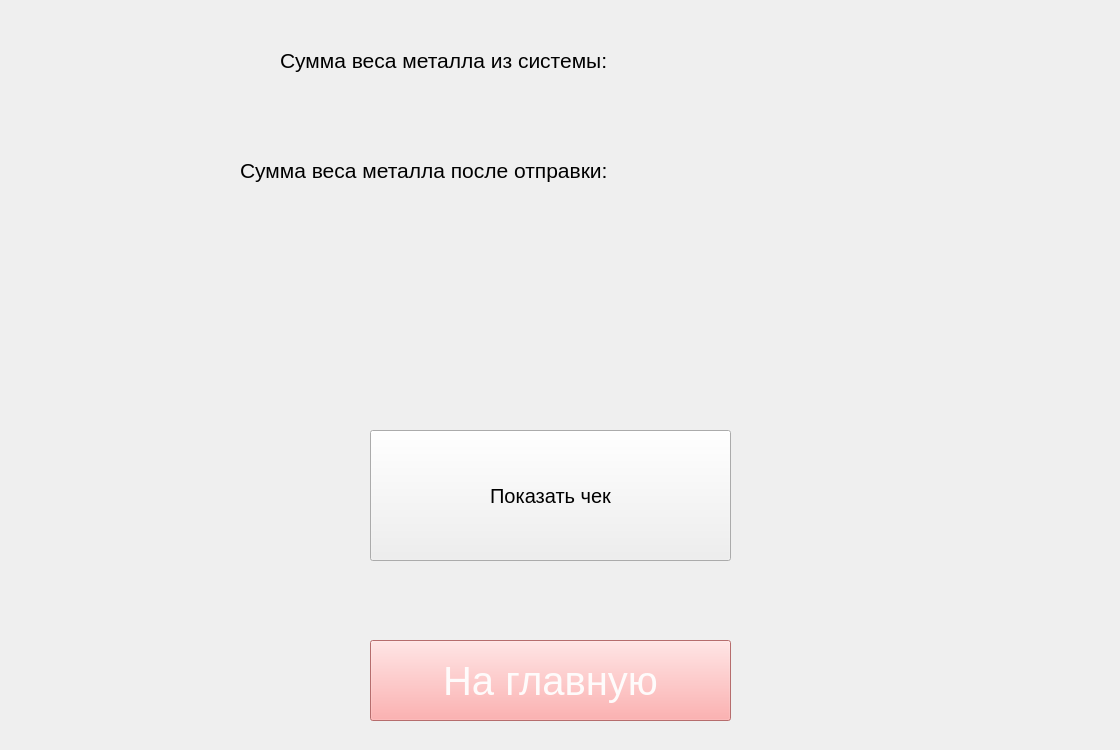
<?xml version="1.0" encoding="UTF-8"?>
<ui version="4.0">
 <class>Form</class>
 <widget class="QWidget" name="Form">
  <property name="geometry">
   <rect>
    <x>0</x>
    <y>0</y>
    <width>1120</width>
    <height>750</height>
   </rect>
  </property>
  <property name="windowTitle">
   <string>Form</string>
  </property>
  <widget class="QLabel" name="label">
   <property name="geometry">
    <rect>
     <x>280</x>
     <y>40</y>
     <width>330</width>
     <height>40</height>
    </rect>
   </property>
   <property name="font">
    <font>
     <pointsize>16</pointsize>
    </font>
   </property>
   <property name="text">
    <string>Сумма веса металла из системы:</string>
   </property>
  </widget>
  <widget class="QLabel" name="label_weightSys">
   <property name="geometry">
    <rect>
     <x>620</x>
     <y>40</y>
     <width>330</width>
     <height>40</height>
    </rect>
   </property>
   <property name="font">
    <font>
     <pointsize>16</pointsize>
    </font>
   </property>
   <property name="text">
    <string/>
   </property>
  </widget>
  <widget class="QLabel" name="label_2">
   <property name="geometry">
    <rect>
     <x>240</x>
     <y>150</y>
     <width>371</width>
     <height>40</height>
    </rect>
   </property>
   <property name="font">
    <font>
     <pointsize>16</pointsize>
    </font>
   </property>
   <property name="text">
    <string>Сумма веса металла после отправки:</string>
   </property>
  </widget>
  <widget class="QLabel" name="label_weight">
   <property name="geometry">
    <rect>
     <x>620</x>
     <y>150</y>
     <width>330</width>
     <height>40</height>
    </rect>
   </property>
   <property name="font">
    <font>
     <pointsize>16</pointsize>
    </font>
   </property>
   <property name="text">
    <string/>
   </property>
  </widget>
  <widget class="QLabel" name="label_weightDiff">
   <property name="geometry">
    <rect>
     <x>214</x>
     <y>270</y>
     <width>621</width>
     <height>40</height>
    </rect>
   </property>
   <property name="font">
    <font>
     <pointsize>16</pointsize>
    </font>
   </property>
   <property name="text">
    <string/>
   </property>
   <property name="alignment">
    <set>Qt::AlignCenter</set>
   </property>
  </widget>
  <widget class="QPushButton" name="btn_goBack">
   <property name="geometry">
    <rect>
     <x>370</x>
     <y>640</y>
     <width>361</width>
     <height>81</height>
    </rect>
   </property>
   <property name="font">
    <font>
     <pointsize>30</pointsize>
    </font>
   </property>
   <property name="styleSheet">
    <string notr="true">background-color: rgb(255, 153, 153);
color: rgb(254, 251, 251);</string>
   </property>
   <property name="text">
    <string>На главную</string>
   </property>
  </widget>
  <widget class="QPushButton" name="btn_showCheque">
   <property name="geometry">
    <rect>
     <x>370</x>
     <y>430</y>
     <width>361</width>
     <height>131</height>
    </rect>
   </property>
   <property name="font">
    <font>
     <pointsize>15</pointsize>
    </font>
   </property>
   <property name="text">
    <string>Показать чек</string>
   </property>
  </widget>
 </widget>
 <resources/>
 <connections/>
</ui>
